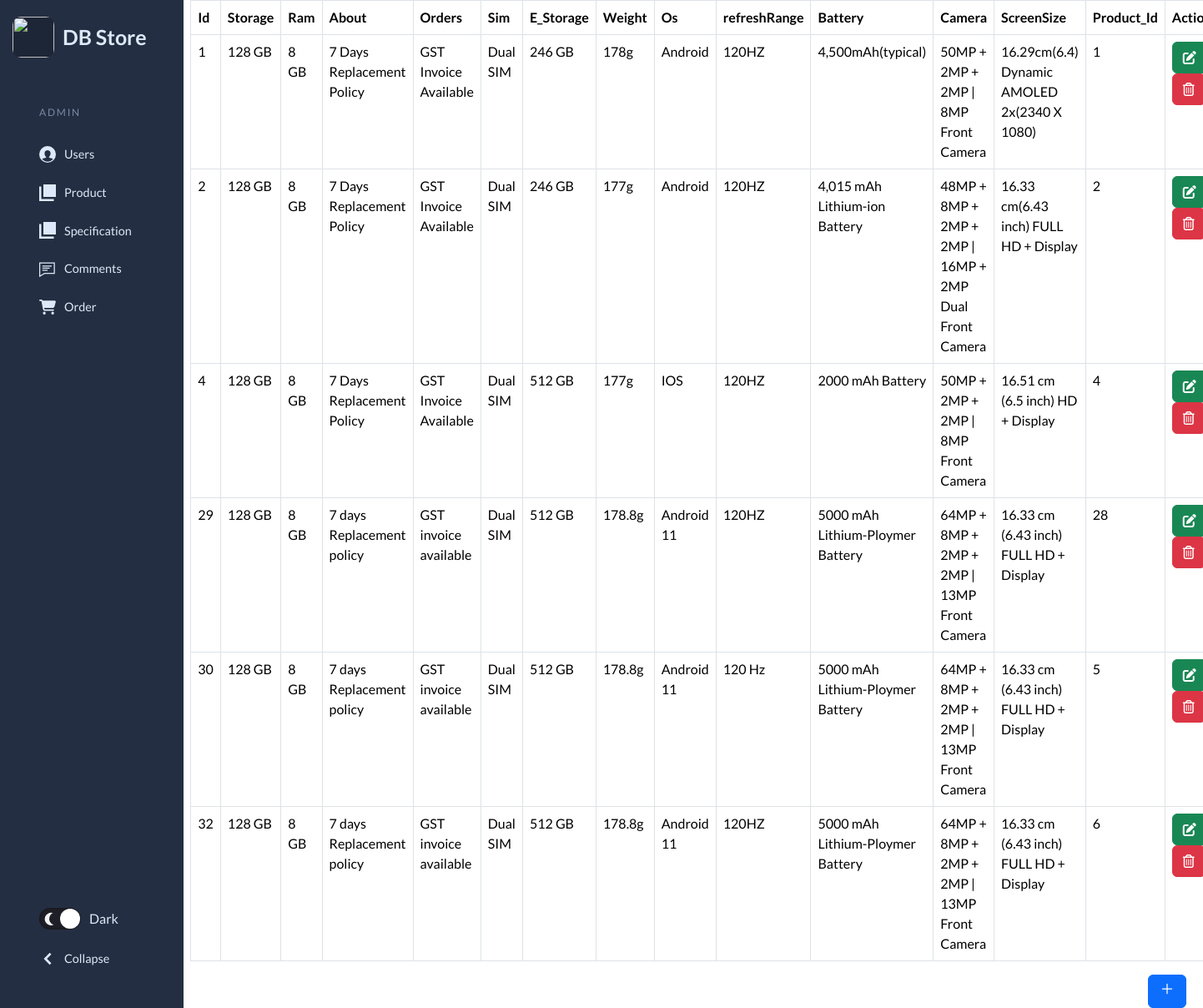
Page /adminSpecification.php (signed in) on the committed database.
### tables this page shows
CREATE TABLE `product_detail` (
  `product_id` int(55) NOT NULL,
  `storage` varchar(255) NOT NULL,
  `ram` varchar(255) NOT NULL,
  `about` varchar(255) NOT NULL,
  `orders` varchar(255) NOT NULL,
  `sim` varchar(255) NOT NULL,
  `eStorage` varchar(255) NOT NULL,
  `weight` varchar(255) NOT NULL,
  `os` varchar(255) NOT NULL,
  `refreshRage` varchar(255) NOT NULL,
  `battery` varchar(255) NOT NULL,
  `camera` varchar(255) NOT NULL,
  `screenSize` varchar(255) NOT NULL,
  `id` int(55) NOT NULL
);

### adminSpecification.php (the view, shortened to what this page needs)
<?php
include "connection.php";
?>
<!DOCTYPE html>
<html lang="en">
<head>
  <link href="https://cdn.jsdelivr.net/npm/bootstrap@5.3.2/dist/css/bootstrap.min.css" rel="stylesheet">
  <link rel="stylesheet" href="https://cdnjs.cloudflare.com/ajax/libs/font-awesome/6.5.1/css/all.min.css" />
<body>
  <div class="container" style="width: 70%;">
    <?php
    include "adminNavbar.php";
    $query = "select * from product_detail";
    $result = mysqli_query($conn, $query);
    ?>
    <div class="row">
      <div class="col-12">
        <table class="table table-bordered">
          <thead>
            <tr>
              <th scope="col">Id</th>
              <th scope="col">Storage</th>
              <th scope="col">Ram</th>
              <th scope="col">About</th>
              <th scope="col">Orders</th>
              <th scope="col">Sim</th>
              <th scope="col">E_Storage</th>
              <th scope="col">Weight</th>
              <th scope="col">Os</th>
              <th scope="col">refreshRange</th>
              <th scope="col">Battery</th>
              <th scope="col">Camera</th>
              <th scope="col">ScreenSize</th>
              <th scope="col">Product_Id</th>
              <th scope="col">Actions</th>
            </tr>
          </thead>
          <tbody>
            <?php
            while ($row = mysqli_fetch_assoc($result)) {
            ?>
              <tr>
                <td><?php echo $row["product_id"]; ?></td>
                <td><?php echo $row["storage"]; ?></td>
                <td><?php echo $row["ram"]; ?></td>
                <td><?php echo $row["about"]; ?></td>
                <td><?php echo $row["orders"]; ?></td>
                <td><?php echo $row["sim"]; ?></td>
                <td><?php echo $row["eStorage"]; ?></td>
                <td><?php echo $row["weight"]; ?></td>
                <td><?php echo $row["os"]; ?></td>
                <td><?php echo $row["refreshRage"]; ?></td>
                <td><?php echo $row["battery"]; ?></td>
                <td><?php echo $row["camera"]; ?></td>
                <td><?php echo $row["screenSize"]; ?></td>
                <td><?php echo $row["id"]; ?></td>
                <td>
                  <a href="userUpdate.php?id=<?php echo $row["product_id"]; ?>"> <button type="button" class="btn btn-success">
                      <i class="fas fa-edit"></i>
                    </button></a>
                  <a href="userDelete.php?id=<?php echo $row['id'] ?>"> <button type="button" class="btn btn-danger" name="btnDelete"><i class="far fa-trash-alt"></i></button></a>
                </td>
              </tr>
            <?php
            }
            ?>
          </tbody>
        </table>
        <a href="#" class="mb-3"> <button type="button" class="btn btn-primary mb-3" style="position: absolute;right:20px;" data-bs-toggle="modal" data-bs-target="#myModal">
            <ion-icon name="add-outline" style="font-size: 20px;"></ion-icon>
          </button></a>
      </div>
    </div>
  </div>
</body>
</html>

### adminNavbar.php (style rules this page uses)
:root { --page-header-bgColor: #242e42; --page-header-bgColor-hover: #1d2636; --page-header-txtColor: #dde9f8; --page-header-headingColor: #7889a4; --page-header-width: 220px; --page-content-bgColor: #f0f1f6; --page-content-txtColor: #171616; --page-content-blockColor: #fff; --white: #fff; --black: #333; --blue: #00b9eb; --red: #ec1848; --border-radius: 4px; --box-shadow: 0 0 10px -2px rgba(0, 0, 0, 0.075); --switch-bgLightModeColor: #87cefa; --switch-sunColor: gold; --switch-moonColor: #f4f4f4; --switch-bgDarkModeColor: #1f1f27; }
* { padding: 0; margin: 0; box-sizing: border-box; }
a, button { color: inherit; }
a { text-decoration: none; }
button { background: none; cursor: pointer; }
button, input { border: none; }
body { font: 16px/1.5 "Lato", sans-serif; }

### rows in the picture
product_detail: product_id "1", storage "128 GB", ram "8 GB", about "7 Days Replacement Policy", orders "GST Invoice Available", sim "Dual SIM", eStorage "246 GB", weight "178g", os "Android", refreshRage "120HZ", battery "4,500mAh(typical)", camera "50MP + 2MP + 2MP | 8MP Front Camera", screenSize "16.29cm(6.4) Dynamic AMOLED 2x(2340 X 1080)", id "1"
product_detail: product_id "2", storage "128 GB", ram "8 GB", about "7 Days Replacement Policy", orders "GST Invoice Available", sim "Dual SIM", eStorage "246 GB", weight "177g", os "Android", refreshRage "120HZ", battery "4,015 mAh Lithium-ion Battery", camera "48MP + 8MP + 2MP + 2MP | 16MP + 2MP Dual Front Camera", screenSize "16.33 cm(6.43 inch) FULL HD + Display", id "2"
product_detail: product_id "4", storage "128 GB", ram "8 GB", about "7 Days Replacement Policy", orders "GST Invoice Available", sim "Dual SIM", eStorage "512 GB", weight "177g", os "IOS", refreshRage "120HZ", battery "2000 mAh Battery", camera "50MP + 2MP + 2MP | 8MP Front Camera", screenSize "16.51 cm (6.5 inch) HD + Display", id "4"
product_detail: product_id "29", storage "128 GB", ram "8 GB", about "7 days Replacement policy", orders "GST invoice available", sim "Dual SIM", eStorage "512 GB", weight "178.8g", os "Android 11", refreshRage "120HZ", battery "5000 mAh Lithium-Ploymer Battery", camera "64MP + 8MP + 2MP + 2MP | 13MP Front Camera", screenSize "16.33 cm (6.43 inch) FULL HD + Display", id "28"
product_detail: product_id "30", storage "128 GB", ram "8 GB", about "7 days Replacement policy", orders "GST invoice available", sim "Dual SIM", eStorage "512 GB", weight "178.8g", os "Android 11", refreshRage "120 Hz", battery "5000 mAh Lithium-Ploymer Battery", camera "64MP + 8MP + 2MP + 2MP | 13MP Front Camera", screenSize "16.33 cm (6.43 inch) FULL HD + Display", id "5"
product_detail: product_id "32", storage "128 GB", ram "8 GB", about "7 days Replacement policy", orders "GST invoice available", sim "Dual SIM", eStorage "512 GB", weight "178.8g", os "Android 11", refreshRage "120HZ", battery "5000 mAh Lithium-Ploymer Battery", camera "64MP + 8MP + 2MP + 2MP | 13MP Front Camera", screenSize "16.33 cm (6.43 inch) FULL HD + Display", id "6"
